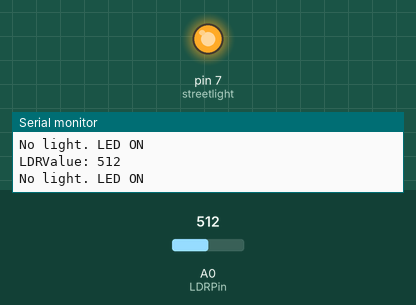
The sketch below on a simulated Arduino Uno, built with avr-gcc and run on an emulated ATmega328P. Shown: output pins drawn as LEDs (lit = HIGH), the last lines printed to the serial monitor. The inputs (shaded band) are chosen by the test bench; at power-on: A0 (LDRPin) = 512.

Above: at 1.2 s.
1.3 s: A0 (LDRPin) set to 684
2.8 s: A0 (LDRPin) set to 707
At 3.3 s:
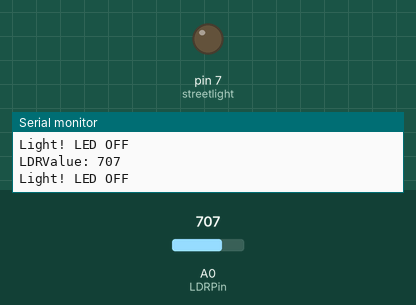
4.3 s: A0 (LDRPin) set to 690
At 4.7 s:
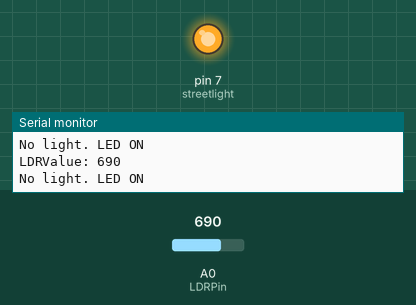
5.8 s: A0 (LDRPin) set to 710
At 6.1 s:
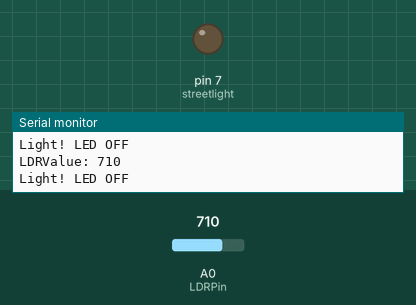
Timing chart, 0 to 8.3 s (numbered marks = the images above; inputs shaded):
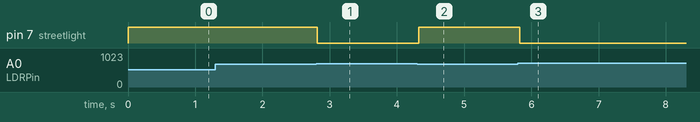

The sketch:

sketch_jan3a.ino
```cpp
int LDRPin = A0;
int LDRValue = 0;
int streetlight = 7;


void setup() {
  // put your setup code here, to run once:
  Serial.begin(9600);
  pinMode(LDRPin, INPUT);
  pinMode(streetlight, OUTPUT);
  Serial.print("<Information>:");
  Serial.print("\n");

}

void loop() {
  // put your main code here, to run repeatedly:
  LDRValue = analogRead(LDRPin);
  Serial.print("LDRValue: ");
  Serial.println(LDRValue);

  if(LDRValue < 700){
    Serial.println("No light. LED ON");
    digitalWrite(streetlight, HIGH);
    delay(100);
  }
  else{
    Serial.println("Light! LED OFF");
    digitalWrite(streetlight, LOW);
    delay(100);
  }

}
```

Measured:
- the behaviour switches between 699 and 700 on A0 (LDRPin) (found by bisection; images 0 and 1)
- after the input at 2.8 s, pin 7 (streetlight): HIGH → LOW at once
- after the input at 4.3 s, pin 7 (streetlight): LOW → HIGH at once
- after the input at 5.8 s, pin 7 (streetlight): HIGH → LOW at once
